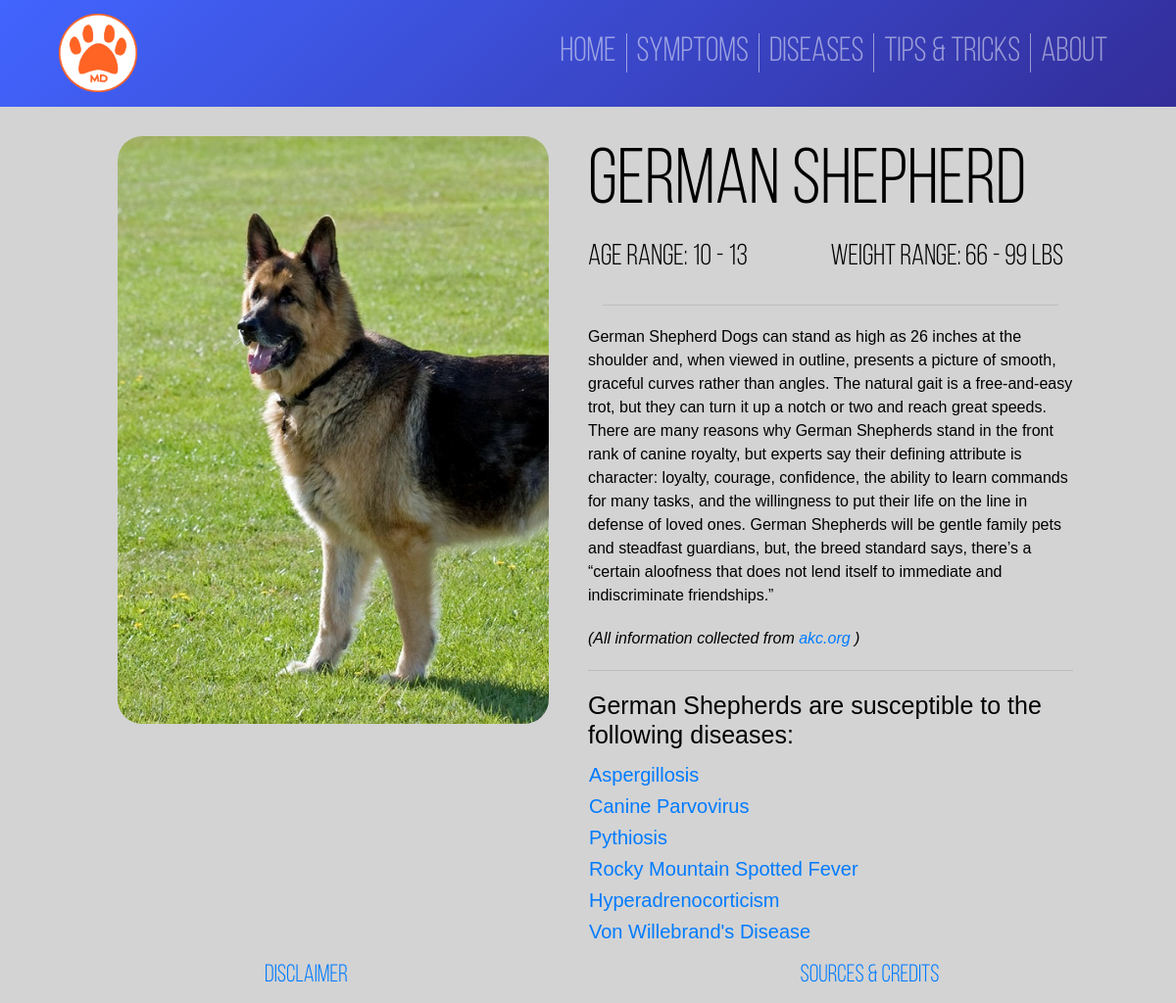
The page /ActualPages/breed?breed_id=14 on the database its author committed.
### tables this page shows
CREATE TABLE `breeds` (
  `Bre_id` int(11) DEFAULT NULL,
  `Bre_name` varchar(50) DEFAULT NULL,
  `Bre_code` char(3) DEFAULT NULL,
  `image` text,
  `age` int(11) DEFAULT NULL,
  `weight` float DEFAULT NULL,
  `description` text
);

### ActualPages/Breed.php (the view, shortened to what this page needs)
<!DOCTYPE html>
<html lang="en">
<head>
    <?php
        include("../Master/Header.php");
        include("../Master/Connection.php");
    ?>
    <?php
        $breed_id = $_GET['breed_id'];
        $getBreedInfo = $conn->prepare("SELECT * FROM Breeds WHERE Bre_id=?");
        $getBreedInfo->bind_param("i", $breed_id);
        $getBreedInfo->execute();
        $result = $getBreedInfo->get_result();
        while($row = $result->fetch_assoc()){
            $name = $row["Bre_name"];
            $imgSrc = $row["image"];
            $age = $row["age"];
            $weight = $row["weight"];
            $description = $row["description"];
        }
        $getConnect_BD = $conn->prepare("SELECT Dis_name, connect_bd.Dis_id FROM connect_bd JOIN diseases on diseases.dis_id = connect_bd.dis_id and Bre_id = ?");
        $getConnect_BD->bind_param("i", $breed_id);
        $getConnect_BD->execute();
        $connect_bd = $getConnect_BD->get_result();
    ?>
</head>
<body>
    <div class="page-container">
        <br>
        <div class="row" id="top">
            <div class="col-lg-6" id="image_container">
                <img id="image" src="..<?php echo $imgSrc; ?>">
            </div>
            <div class="col-lg-6">
                <div class="row" id="divName"><h1 id="name"><?php echo $name; ?></h1></div>
                <div class="row" id="ageweight">
                    <div class="col-lg-6 p-0"><h3 id="age">Age range: <?php echo $age-2, ' - ', $age+1; ?></h3></div>
                    <div class="col-lg-6 p-0"><h3 id="weight">Weight range: <?php echo $weight-($weight*0.2), ' - ', $weight+($weight*0.2); ?> lbs</h3></div>
                </div>
                <hr>
                <div class="row">
                    <p id="description"><?php echo $description; ?></p>
                    <i id="description">(All information collected from <a href="https://www.akc.org" target="_blank"> akc.org </a>)</i>
                </div>
                <div class="row">
                    <div>
                        <?php
                            if($connect_bd->num_rows > 0)
                            {
                                echo '<hr><h5 class="disease_row">'.$name.'s are susceptible to the following diseases:</h5>';
                            }
                        ?>
                    </div>
                </div>
                <div class="row">
                    <table>
                    <?php
                        while($row = $connect_bd->fetch_assoc())
                        {
                            $dis_name = $row["Dis_name"];
                            $dis_id = $row["Dis_id"];
                            echo '<tr><td><a class="disease_row" href="disease?disease_id='.$dis_id.'">'.$dis_name.'</a></td></tr>';
                        }
                    ?>
                    </table>
                </div>
            </div>
        </div>
    </div>
    <?php include("../Master/Footer.php");?>
</body>
</html>

### CSS/Main.css (style rules this page uses)
:root { font-size: 20px; font-family: 'Bebas Neue'; --text-primary: #000000; --text-secondary: #FF6425; --bg-primary: linear-gradient(to bottom right, #ffae00, rgb(255, 0, 179)); --primary: #FF6425; }
body { color: var(--text-primary); font-family: "Bebas Neue Book"; background-color: lightgray; }
.page-container { position: relative; height: 100%; }

### ActualPages/Breed.php (style rules this page uses)
.page-container { margin-left: 10vw; margin-right:10vw; }
#image_container { position:relative; height: 30rem; width:10rem; text-align:right; overflow:hidden; padding-right:2rem; }
#image { height:100%; width:100%; border-radius: 25px; object-fit:cover; }
#divName, #name { color:black; font-size:4rem; }
#age { color:black; font-size:1.5rem; }
#weight { color:black; font-size:1.5rem; }
#description { color:black; font-family: 'Lucida Sans', 'Lucida Sans Regular', 'Lucida Grande', 'Lucida Sans Unicode', Geneva, Verdana, sans-serif; font-size:.8rem; }
.disease_row { display:block; font-family: 'Lucida Sans', 'Lucida Sans Regular', 'Lucida Grande', 'Lucida Sans Unicode', Geneva, Verdana, sans-serif; }

### rows shown on the page
breeds: image (picture), Bre_name "German Shepherd", $age-2 "10", $age+1 "13", $weight-($weight*0.2) "66", $weight+($weight*0.2) "99", description "German Shepherd Dogs can stand as high as 26 inches at the shoulder and, when viewed in outline, presents a picture of smooth, graceful curves rather than angles. The natural gait is a free-and-easy trot, but they can turn it up a notch or two and reach great speeds. There are many reasons why German Shepherds stand in the front rank of canine royalty, but experts say their defining attribute is character: loyalty, courage, confidence, the ability to learn commands for many tasks, and the willingness to put their life on the line in defense of loved ones. German Shepherds will be gentle family pets and steadfast guardians, but, the breed standard says, there’s a “certain aloofness that does…"

### other values the page prints
$dis_name "Aspergillosis"
$dis_name "Canine Parvovirus"
$dis_name "Pythiosis"
$dis_name "Rocky Mountain Spotted Fever"
$dis_name "Hyperadrenocorticism"
$dis_name "Von Willebrand's Disease"
